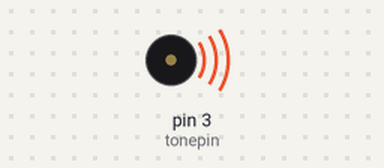
Simulated run of this sketch. Board: Arduino Uno, built with avr-gcc and run on an emulated ATmega328P. Parts: buzzer (waves = sounding).

Above: at 0.3 s.
Timing chart, 0 to 15.9 s (numbered marks = the images above):
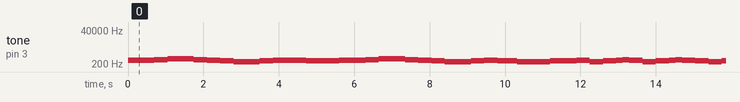

The sketch:

3.Passive_Buzzer.ino
```cpp
// int tonepin = 3;  // Set the Pin of the buzzer to the digital D3
// void setup() {
//   pinMode(tonepin, OUTPUT);  // Set the digital IO pin mode to output
// }
// void loop() {
//   unsigned char i, j;
//   while (1) {
//     for (i = 0; i < 80; i++)  // output a frequency sound
//     {
//       digitalWrite(tonepin, HIGH);  // Sound
//       delay(1);                     // Delay 1ms
//       digitalWrite(tonepin, LOW);   // No sound
//       delay(1);                     // Delay 1ms
//     }
//     for (i = 0; i < 100; i++)  // output sound of another frequency
//     {
//       digitalWrite(tonepin, HIGH);  // Sound
//       delay(2);                     // delay 2ms
//       digitalWrite(tonepin, LOW);   // No sound
//       delay(2);                     // delay 2ms
//     }
//   }
// }


#define NTD0 -1
#define NTD1 294
#define NTD2 330
#define NTD3 350
#define NTD4 393
#define NTD5 441
#define NTD6 495
#define NTD7 556

#define NTDL1 147
#define NTDL2 165
#define NTDL3 175
#define NTDL4 196

#define NTDL5 221
#define NTDL6 248
#define NTDL7 278

#define NTDH1 589
#define NTDH2 661
#define NTDH3 700
#define NTDH4 786
#define NTDH5 882
#define NTDH6 990
#define NTDH7 112
// List all D-tuned frequencies


#define WHOLE 1
#define HALF 0.5
#define QUARTER 0.25
#define EIGHTH 0.25
#define SIXTEENTH 0.625
// List all beats
int tune [] = // List each frequency according to the notation
{
NTD3, NTD3, NTD4, NTD5,
NTD5, NTD4, NTD3, NTD2,

NTD1, NTD1, NTD2, NTD3,
NTD3, NTD2, NTD2,
NTD3, NTD3, NTD4, NTD5,
NTD5, NTD4, NTD3, NTD2,
NTD1, NTD1, NTD2, NTD3,
NTD2, NTD1, NTD1,
NTD2, NTD2, NTD3, NTD1,
NTD2, NTD3, NTD4, NTD3, NTD1,
NTD2, NTD3, NTD4, NTD3, NTD2,
NTD1, NTD2, NTDL5, NTD0,
NTD3, NTD3, NTD4, NTD5,
NTD5, NTD4, NTD3, NTD4, NTD2,
NTD1, NTD1, NTD2, NTD3,
NTD2, NTD1, NTD1
};
float durt [] = // List the beats according to the notation
{
1,1,1,1,
1,1,1,1,
1,1,1,1,
1 + 0.5,0.5,1 + 1,
1,1,1,1,
1,1,1,1,
1,1,1,1,
1 + 0.5,0.5,1 + 1,
1,1,1,1,
1,0.5,0.5,1,1,
1,0.5,0.5,1,1,
1,1,1,1,
1,1,1,1,
1,1,1,0.5,0.5,
1,1,1,1,
1 + 0.5,0.5,1 + 1,
};
int length;
int tonepin = 3; // Use interface 3
void setup ()
{
pinMode (tonepin, OUTPUT);
length = sizeof (tune) / sizeof (tune [0]); // Calculate length
}
void loop ()
{
  for (int x = 0; x <length; x ++)

  {
tone (tonepin, tune [x]);
delay (350* durt [x]); // This is used to adjust the delay according to the beat,350 can be adjusted by yourself.
noTone (tonepin);
}
delay (2000); // delay 2S
}
```

Measured:
- by itself, tone on pin 3 (tonepin): plays 350 Hz for 0.70 s, 393 Hz for 0.35 s, 441 Hz for 0.70 s, 393 Hz for 0.35 s, 350 Hz for 0.35 s, 330 Hz for 0.35 s … (265 notes in this stretch)
